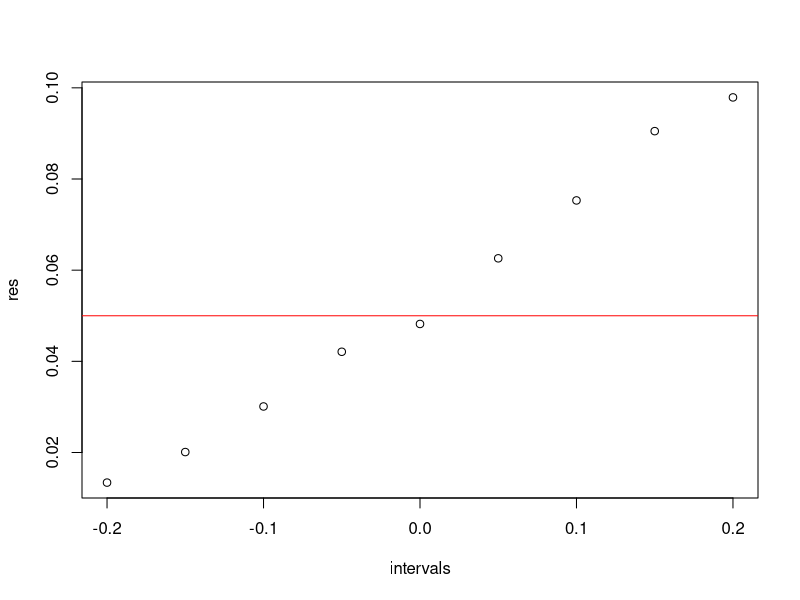
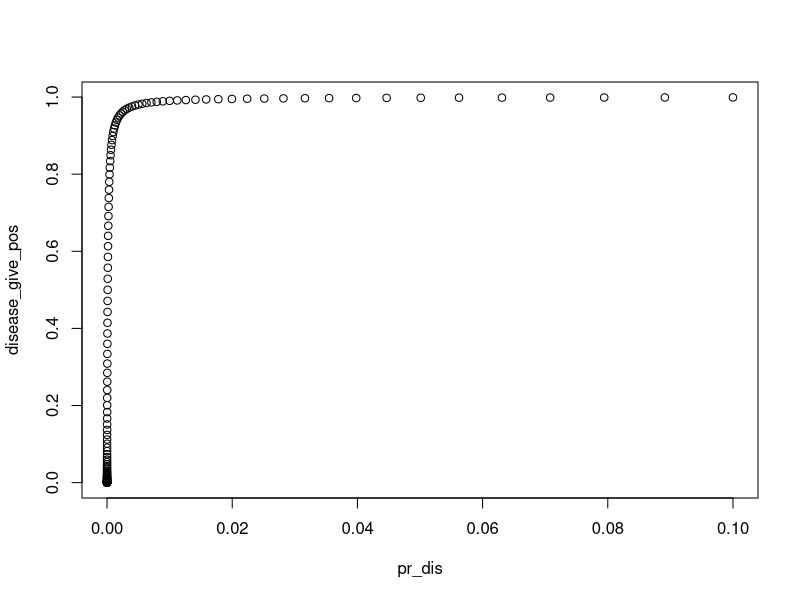

Write R code to recreate these figures, in order.
## ---- chunk 1
library(MASS)
# This library includes a multivariate normal
mu <- c(.5, .5)
# Vector of means; both W_p and M_p are mean 1/2.
# Make a two-by-two symmetric matrix to encode variance and covariance
CovMx <- matrix(c(.05^2, .04^2, .04^2, .05^2), nrow = 2)
WpMp <- mvrnorm(n = 2000, mu = mu, Sigma = CovMx)
# Separate the Wp and Mp variable for
Wp <- WpMp[, 1]
Mp <- WpMp[, 2]
## ---- chunk 2
goofus_estimate <- function(w, m) {
  return(var(w) + var(m))
}

gallant_estimate <- function(w, m) {
  return(var(w + m))
}
## ---- chunk 3
goofus_estimate(Wp, Mp)
gallant_estimate(Wp, Mp)
## ---- chunk 4
generate_correlated_sample <- function(n, c) {
  # Generate a sample of n mean-0 variance-1 normals,
  # with consecutive pairs of those normals having covariance c.

  # Construct the vector of means.
  # We want mean 0, so this is just a vector of zeroes
  meanvec <- rep(0, n)
  # Construct the covariance matrix.
  # On-diagonal entries are variances of our variables; all ones 1.
  # Entries one step off the diagonal should have value c,
  # encoding the fact that Cov( X_i, X_{i+1} ) = c.
  # ("consecutive pairs" are correlated).
  CovMx <- diag(1, n)
  # Right now, CovMx is just a big n-by-n array,
  # with 1s on the diagonal.
  # We need to set the entries one step off the diagonal to c.
  # One way to do that is to write a Boolean that picks out
  # the diagonal entries.
  # row(Mx) returns a matrix of the same size as Mx,
  # whose entries encode the row numbers.
  # See ?row and ?col for details.
  # The entries "one step off the diagonal" are those where the
  # difference between the row and column index are exactly one.
  CovMx[abs(row(CovMx) - col(CovMx)) == 1] <- c

  # Okay, we have our mean vector and our covariance matrix.
  # Generate some data!
  data <- mvrnorm(n = 1, mu = meanvec, Sigma = CovMx)
  return(data)
}
## ---- chunk 5
run_correlated_test <- function(n, c) {
  s1 <- generate_correlated_sample(n, c)
  s2 <- generate_correlated_sample(n, c)

  return (t.test(s1, s2, var.equal = TRUE)$p.value)
}
## ---- chunk 6
estimate_level <- function(c) {
  n_rej <- 0
  for (i in 1:10000) {
    if (run_correlated_test(20, c) <= 0.05) {
        n_rej <- n_rej + 1
    }
  }
  return (n_rej / 10000)
}
## ---- chunk 7
## TODO: uncomment this for a sanity check.
estimate_level(0);
## ---- chunk 8
intervals <- seq(-0.2, 0.2, 0.05)
res <- rep(0, length(intervals))
for (i in 1:length(intervals)) {
    res[i] <- estimate_level(intervals[i])
}
plot(intervals, res)
abline(h=0.05, col='red')
## ---- chunk 9
pr_positive_test <- function(p_dis, sensitivity, p_pos_given_nodis) {
  return(sensitivity * p_dis + p_pos_given_nodis * (1 - p_dis))
}
## ---- chunk 10
## TODO: uncomment for a sanity check.
## This should return something like 1.9999e-6.
pr_positive_test( 1e-6, 1-1e-5, 1e-6 )
## ---- chunk 11
pr_disease_given_pos <- function(p_dis, sensitivity, p_pos_given_nodis) {
  # TODO: don't forget to fill in the function arguments
  # TODO: code goes here.
  return (sensitivity * p_dis / pr_positive_test(p_dis, sensitivity, p_pos_given_nodis))
}
## ---- chunk 12
pr_dis <- 10**( seq(-8,-1, by=0.05) )
disease_give_pos <- rep(0, length(pr_dis))
for (i in 1: length(pr_dis)){
  disease_give_pos[i] <- pr_disease_given_pos(pr_dis[i], 0.9999, 1/10e3)
}
plot(pr_dis, disease_give_pos)
## ---- chunk 13
prDisease <- 0.03
prPositiveTest <- 158 / 4049
prDiseaseGivenPos <- 116 / 158
prPositiveGivenDis <- prDiseaseGivenPos * prPositiveTest / prDisease

prDisease
prPositiveTest
prDiseaseGivenPos
prPositiveGivenDis

